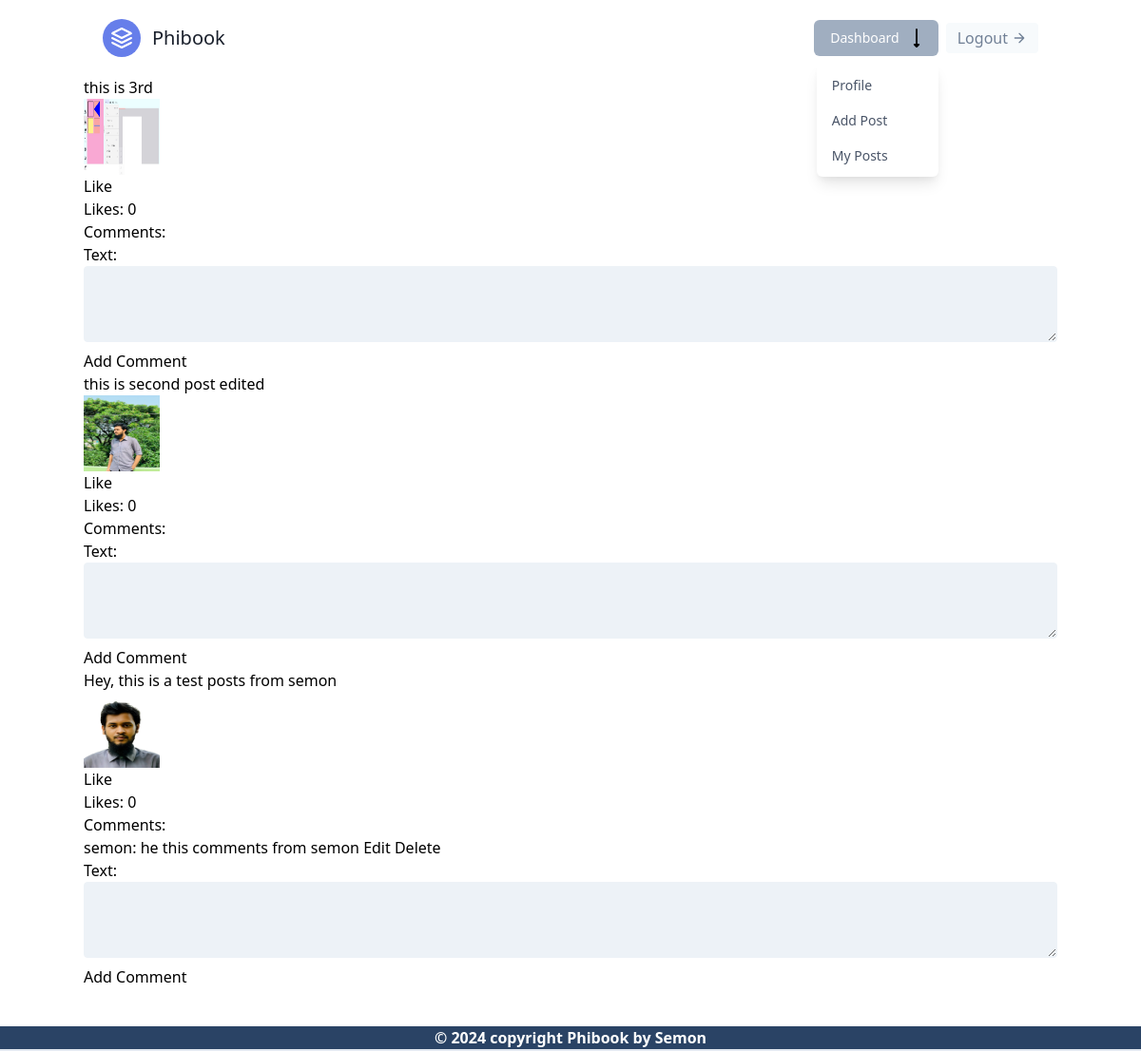
The page /posts/ (signed in) on the database as committed earlier.
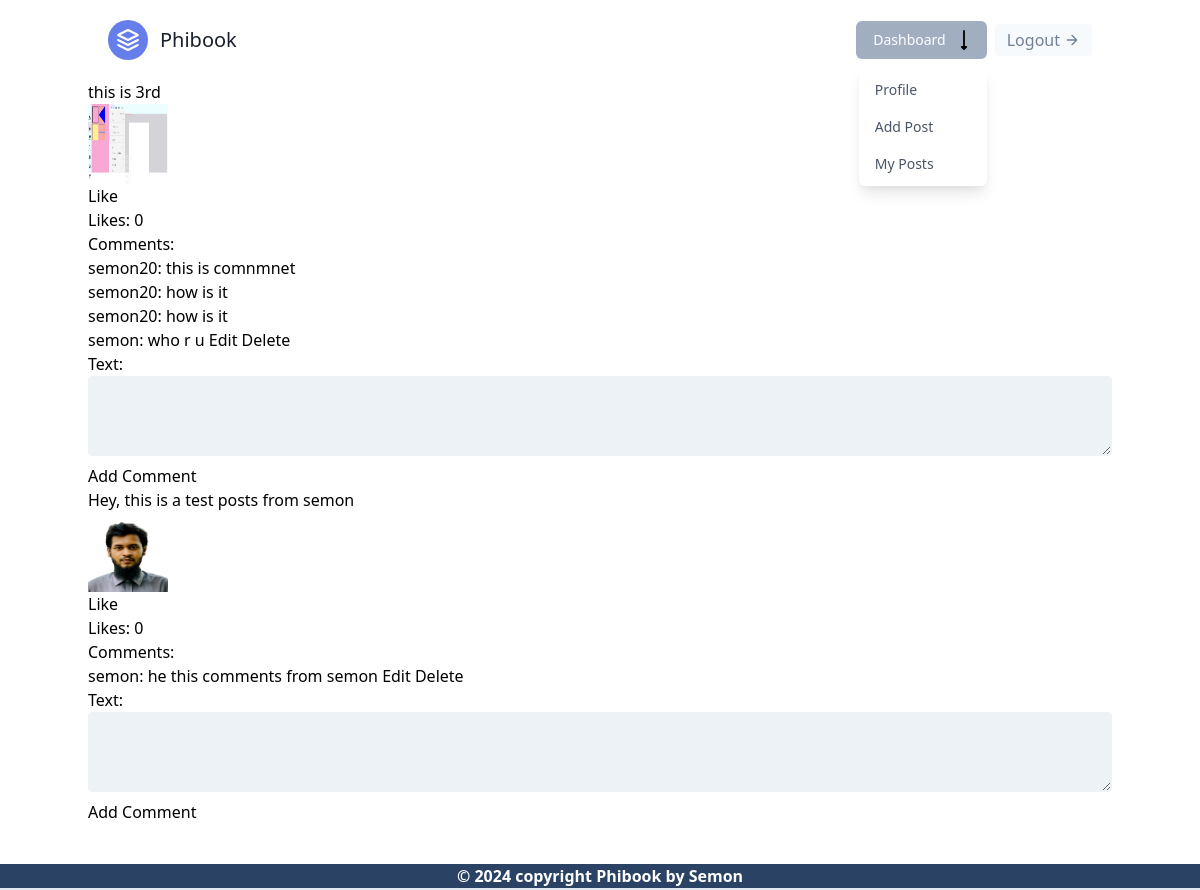
The same page on the database as committed later.
### Posts/models.py (models this page shows, shortened)
class Post(models.Model):
    author = models.ForeignKey(User, on_delete=models.CASCADE)
    content = models.TextField()
    image = models.ImageField(upload_to='Posts/images/', blank=True, null=True)
    created_at = models.DateTimeField(auto_now_add=True)
    likes = models.ManyToManyField(User, related_name='liked_posts', blank=True)
    class Meta:
        ordering = ['-created_at']

class Comment(models.Model):
    post = models.ForeignKey(Post, on_delete=models.CASCADE, related_name='comments')
    user = models.ForeignKey(User, on_delete=models.CASCADE)
    text = models.TextField()
    created_at = models.DateTimeField(auto_now_add=True)
    edit_mode = models.BooleanField(default=False)  # Add this line

### Posts/views.py (the view, shortened to what this page needs)
# urls.py: path('', views.post_list, name='post_list'),
@login_required
def post_list(request):
    posts = models.Post.objects.all()
    comments = models.Comment.objects.all()  # Fetch all comments
    comment_form = forms.CommentForm()
    return render(request, 'All_posts.html', {'posts': posts, 'comments': comments, 'comment_form': comment_form})

### Posts/forms.py
class CommentForm(forms.ModelForm):
    class Meta:
        model = Comment
        fields = ['text']
    def __init__(self, *args, **kwargs):
        super().__init__(*args, **kwargs)
        for field in self.fields:
            self.fields[field].widget.attrs.update({
                'class': (
                    'appearance-none block w-full h-20 mb-2 bg-gray-200 '
                    'text-gray-700 border border-gray-200 rounded '
                    'py-3 px-4 leading-tight focus:outline-none '
                    'focus:bg-white focus:border-gray-500'
                )
            })

### Posts/templates/All_posts.html (shortened to what this page needs)
{% extends 'base.html' %}
{% load static %}
{% block content %}
{% for post in posts %}
  <div class="post">
    <p>{{ post.content }}</p>
    {% if post.image %}
      <img class="w-20 h-20" src="{{ post.image.url }}" alt="{{ post.title }}">
    {% endif %}
    <form method="post" action="{% url 'like_post' post.id %}">
      {% if request.user in post.likes.all %}
        <button type="submit" name="action" value="unlike">Unlike</button>
      {% else %}
        <button type="submit" name="action" value="like">Like</button>
      {% endif %}
    </form>
    <p>Likes: {{ post.likes.count }}</p>
    <h3>Comments:</h3>
    {% for comment in comments %}
      {% if comment.post == post %}
        <div class="comment">
          <p>{{ comment.user.username }}:
            {% if comment.edit_mode %}
              <form method="post" action="{% url 'toggle_edit_comment' comment.id %}">
                {% csrf_token %}
                {{ comment_form.text }}
                <button type="submit">Save</button>
              </form>
            {% else %}
              {{ comment.text }}
              {% if comment.user == request.user %}
                <a href="{% url 'toggle_edit_comment' comment.id %}">Edit</a>
                <a href="{% url 'delete_comment' comment.id %}">Delete</a>
              {% endif %}
            {% endif %}
          </p>
        </div>
      {% endif %}
    {% endfor %}
    <form method="post" action="{% url 'post_list' %}">
      {{ comment_form.as_p }}
      <button type="submit">Add Comment</button>
    </form>
  </div>
{% endfor %}
{% endblock %}

Rows that differ between the two databases and show on the page:
removed Post: content "this is second post edited", image (picture), shows "Like", likes.count "0"
added Comment: user.username "semon20", text "this is comnmnet", shown under Post "this is 3rd"
added Comment: user.username "semon20", text "how is it", shown under Post "this is 3rd"
added Comment: user.username "semon20", text "how is it", shown under Post "this is 3rd"
added Comment: user.username "semon", text "who r u", shows "Edit", shown under Post "this is 3rd"
